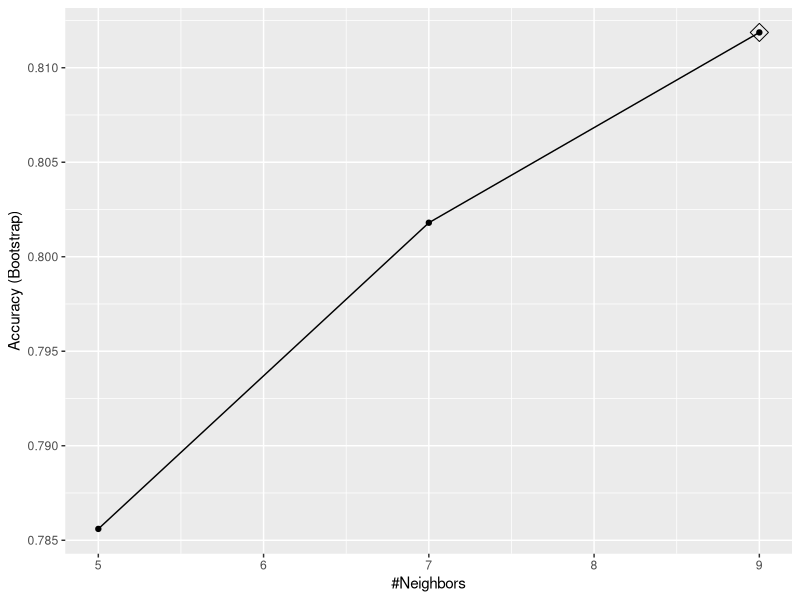
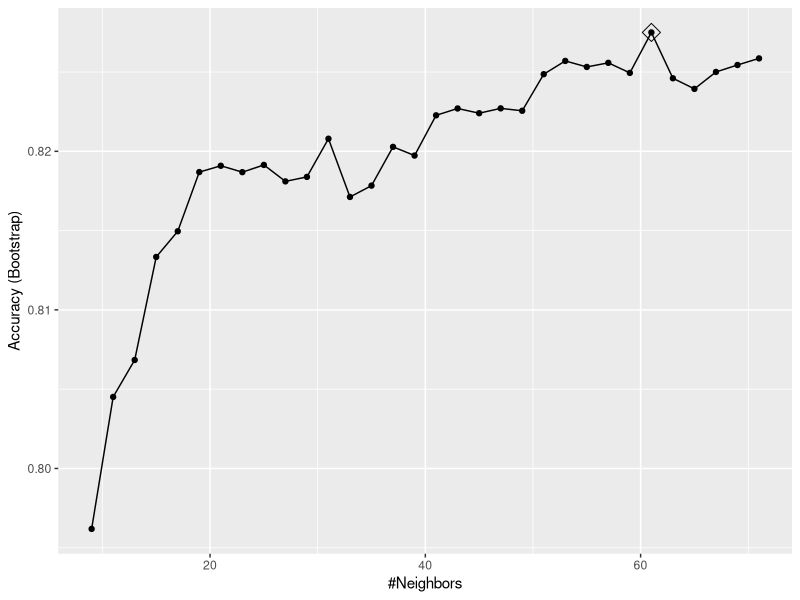
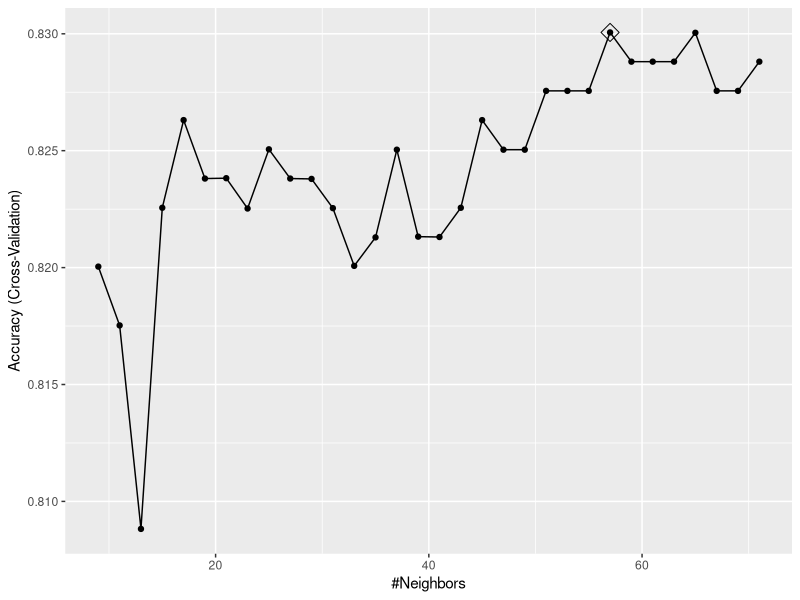
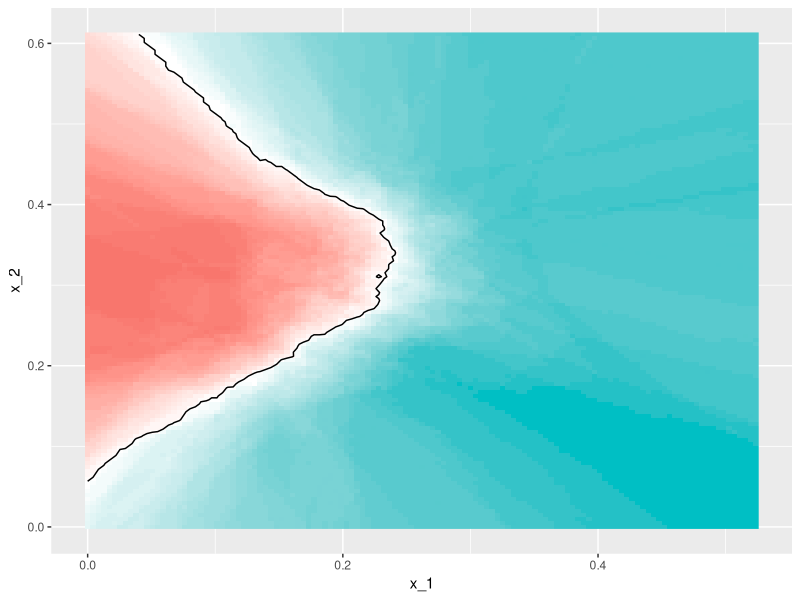
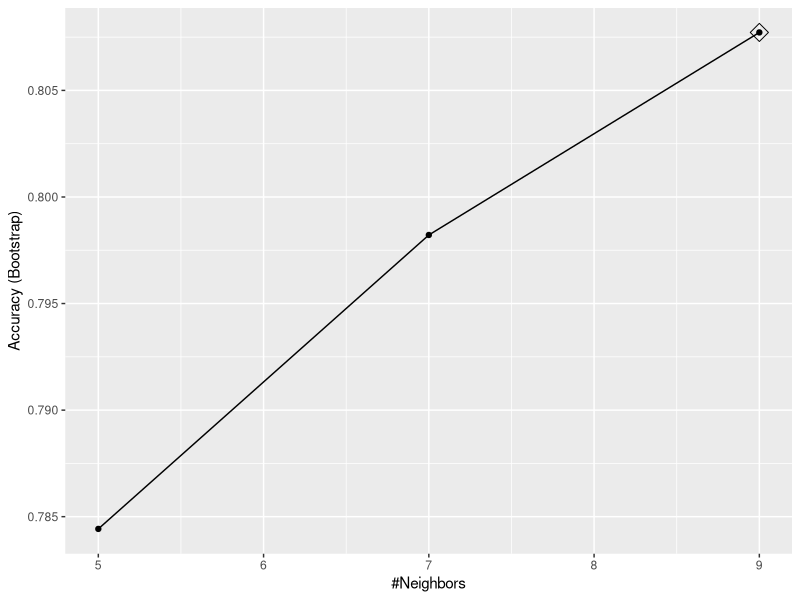
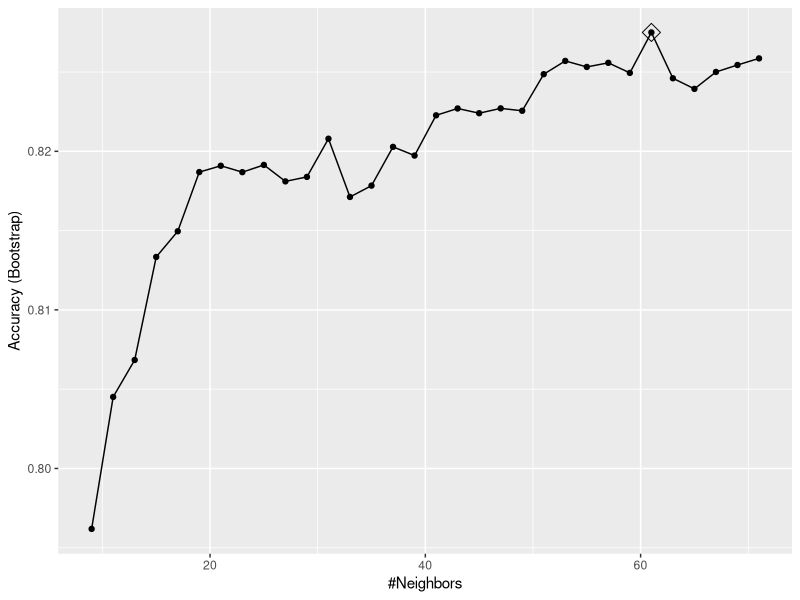
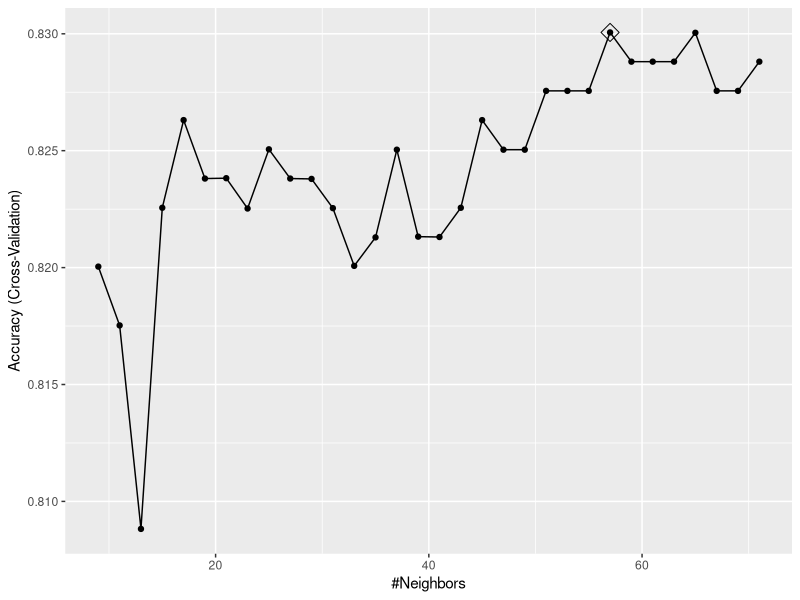
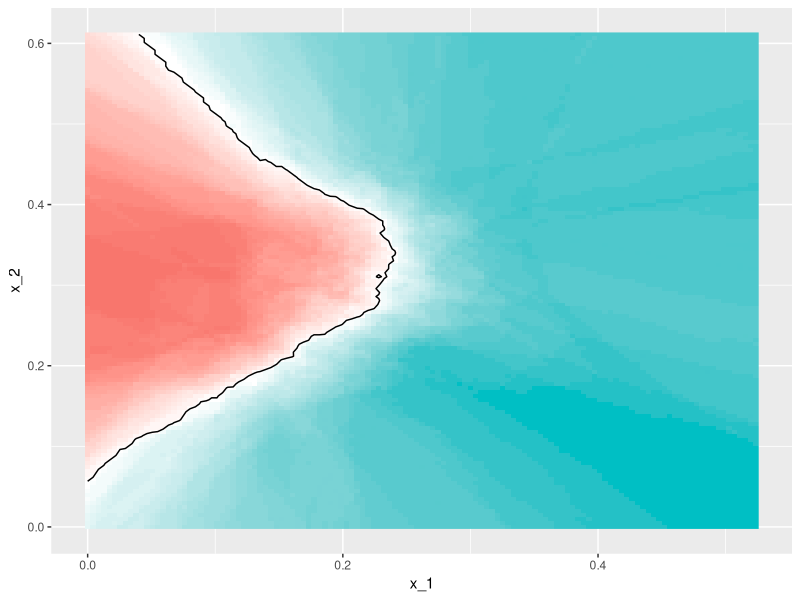

Write the R code that produced these figures, in order. (Note: this script raises an error after producing the figures.)
## Section 5.1 - The Caret Package

# Caret Package -----------------------------------------------------------

# We have already learned about regression and k-nearest neighbors as machine learning
# algorithms. In the provided reading materials, you can learn several other algorithms.
# Many of these algorithms are implemented in R. However, they are distributed via different
# packages developed by different authors and often use different syntax. The caret package
# helps provide a uniform interface and standardized syntax for the many different machine
# learning packages in R. Note that caret does not automatically install the packages needed. The
# required packages for each method are described in the package manual.

# Here, we provide some simple examples showing how we use this incredibly helpful package. We will
# use the 2 or 7 example to illustrate. We load the data like this:
library(tidyverse)
library(dslabs)
data("mnist_27")

# The caret train() function lets us train different algorithms using simple syntax. For example,
# we're going to fit two algorithms typing the following:
library(caret)
train_glm <- train(y ~ ., method = "glm", data = mnist_27$train)
train_knn <- train(y ~ ., method = "knn", data = mnist_27$train)

# To make predictions, we can use the output of this function directly without needing to look at
# the specifics of the specific packages that implement these algorithms. Instead, we can learn
# how to obtain predictions using predict.train. The code looks the same for both methods:
y_hat_glm <- predict(train_glm, mnist_27$test, type = "raw")
y_hat_knn <- predict(train_knn, mnist_27$test, type = "raw")

# This permits us to quickly compare the algorithms. For example, we can compare the accuracy:
confusionMatrix(y_hat_glm, mnist_27$test$y)$overall[["Accuracy"]]
confusionMatrix(y_hat_knn, mnist_27$test$y)$overall[["Accuracy"]]

# When an algorithm includes a tuning parameter, train() automatically uses cross-validation
# to decide among a few default values that it tries. To find out what parameter or parameters
# are optimized, you can read the manual or study the output of the the getModelInfo() and
# modelLookup() functions:
getModelInfo("knn")
modelLookup("knn")

# If you run it with default values, you can quickly see the result of the cross-validation using
# the ggplot() function.
ggplot(train_knn, highlight = TRUE)
  # the argument 'highlight' highlights the max

# By default, the cross-validation is performed taking 25 bootstrap samples comprised of 25% of
# the observations. For the kNN method, the default is to try the parameters k = 5, 7, and 9. We
# can change this using the tune grid parameter in the train() function to select a grid of values to
# be compared.

# The grid of values must be supplied by a data frame with the parameter names as specified in the
# modelLookup() output. Here, we present an example where we try out 30 values between 9 and 67. To
# do this with caret, we need to define a column named k:
data.frame(k = seq(9, 67, 2))
  # NOTE that when running this code, we're fitting 30 versions of kNN to 25 bootstrap samples.
  # Since we're filling 30*25, or 750, kNN models, running the following code (which implements all
  # this) will take several seconds.
set.seed(2008)
train_knn <- train(y ~ ., method = "knn",
                   data = mnist_27$train,
                   tuneGrid = data.frame(k = seq(9, 71, 2)))
ggplot(train_knn, highlight = TRUE)

# The ggplot() function shows us the accuracy for all the parameters we tried. To access the parameter
# that maximizes the accuracy, you can access it using the bestTune component of the output of the
# train() function:
train_knn$bestTune
# and the best performing model like this:
train_knn$finalModel

# The function predict() will use this best performing model. Here is the accuracy for the best
# model when applied to the test set, which we have not used at all yet because the cross-validation
# was done on the training set.
confusionMatrix(predict(train_knn, mnist_27$test, type = "raw"),
                mnist_27$test$y)$overall["Accuracy"]

# If we want to change how we perform cross-validation, we can use the trControl parameter and the
# trainControl() function. We can make the code we just saw a bit faster by using, for example,
# 10-fold cross-validation. This means we have 10 samples using 10% of the observations each.
control <- trainControl(method = "cv", number = 10, p = .9)
train_knn_cv <- train(y ~ ., method = "knn",
                      data = mnist_27$train,
                      tuneGrid = data.frame(k = seq(9, 71, 2)),
                      trControl = control)
ggplot(train_knn_cv, highlight = TRUE)
  # We notice that the accuracy estimates are more variable, which is expected since we changed
  # the number of samples used to estimate accuracy. NOTE that the results component of the 
  # train output includes several summary statistics related to the variability of the cross-
  # validation estimate.
names(train_knn_cv$results)

# Now, let's look at the best fitting kNN model.
plot_cond_prob <- function(p_hat=NULL){
  tmp <- mnist_27$true_p
  if(!is.null(p_hat)){
    tmp <- mutate(tmp, p=p_hat)
  }
  tmp %>% ggplot(aes(x_1, x_2, z=p, fill=p)) +
    geom_raster(show.legend = FALSE) +
    scale_fill_gradientn(colors=c("#F8766D","white","#00BFC4")) +
    stat_contour(breaks=c(0.5),color="black")
}

plot_cond_prob(predict(train_knn, mnist_27$true_p, type = "prob")[,2])

# The best fitting kNN model approximates the true conditional probability. However, we do see
# that the boundary is somewhat wiggly. This is because kNN, like the basic bin smoother, does
# not use a kernel. To improve this, we could use another algorithm called loess.

# Note that not all parameters in machine learning algorithms are tuned. We use the
# train() function to only optimize parameters that are tunable.

# ..Code..
library(tidyverse)
library(dslabs)
data("mnist_27")

library(caret)
train_glm <- train(y ~ ., method = "glm", data = mnist_27$train)
train_knn <- train(y ~ ., method = "knn", data = mnist_27$train)

y_hat_glm <- predict(train_glm, mnist_27$test, type = "raw")
y_hat_knn <- predict(train_knn, mnist_27$test, type = "raw")

confusionMatrix(y_hat_glm, mnist_27$test$y)$overall[["Accuracy"]]
confusionMatrix(y_hat_knn, mnist_27$test$y)$overall[["Accuracy"]]

getModelInfo("knn")
modelLookup("knn")

ggplot(train_knn, highlight = TRUE)

data.frame(k = seq(9, 67, 2))

set.seed(2008)
train_knn <- train(y ~ ., method = "knn",
                   data = mnist_27$train,
                   tuneGrid = data.frame(k = seq(9, 71, 2)))

ggplot(train_knn, highlight = TRUE)

train_knn$bestTune
train_knn$finalModel

confusionMatrix(predict(train_knn, mnist_27$test, type = "raw"),
                mnist_27$test$y)$overall["Accuracy"]

control <- trainControl(method = "cv", number = 10, p = .9)
train_knn_cv <- train(y ~ ., method = "knn",
                      data = mnist_27$train,
                      tuneGrid = data.frame(k = seq(9, 71, 2)),
                      trControl = control)
ggplot(train_knn_cv, highlight = TRUE)

names(train_knn_cv$results)

plot_cond_prob <- function(p_hat=NULL){
  tmp <- mnist_27$true_p
  if(!is.null(p_hat)){
    tmp <- mutate(tmp, p=p_hat)
  }
  tmp %>% ggplot(aes(x_1, x_2, z=p, fill=p)) +
    geom_raster(show.legend = FALSE) +
    scale_fill_gradientn(colors=c("#F8766D","white","#00BFC4")) +
    stat_contour(breaks=c(0.5),color="black")
}

plot_cond_prob(predict(train_knn, mnist_27$true_p, type = "prob")[,2])

# Fitting with Loess ------------------------------------------------------

# By reading through the available models part of the manual, we see that we can use
# the gamLoess method. In this manual, we also see that we need to install the gam package
# if we have not done so already.
install.packages("gam")

# The "gam" package allows us to fit a model using the gamLoess method in caret. Then we
# see that we have two parameters to optimize. 
modelLookup("gamLoess")

# We will stick to a degree of one to keep it simple. But to try out different values of the
# span, we'll have to include a column in the table with the name degree so we can do this. So
# we'll define a grid like this:
grid <- expand.grid(span = seq(0.15, 0.65, len = 10), degree = 1)

# We will use the default cross-validation control parameters.
train_loess <- train(y ~ ., 
                     method = "gamLoess",
                     tuneGrid=grid,
                     data = mnist_27$train)
ggplot(train_loess, highlight = TRUE)

# We can see that this method performs similar to kNN. And we get very similar accuracy.
confusionMatrix(data = predict(train_loess, mnist_27$test), 
                reference = mnist_27$test$y)$overall["Accuracy"]

# This method also produces a smoother estimate of the conditional probability than kNN.
p1 <- plot_cond_prob(predict(train_loess, mnist_27$true_p, type = "prob")[,2])
p1


# ..Code..
install.packages("gam")
modelLookup("gamLoess")

grid <- expand.grid(span = seq(0.15, 0.65, len = 10), degree = 1)

train_loess <- train(y ~ ., 
                     method = "gamLoess",
                     tuneGrid=grid,
                     data = mnist_27$train)
ggplot(train_loess, highlight = TRUE)

confusionMatrix(data = predict(train_loess, mnist_27$test), 
                reference = mnist_27$test$y)$overall["Accuracy"]

p1 <- plot_cond_prob(predict(train_loess, mnist_27$true_p, type = "prob")[,2])
p1

# Trees and Random Forests ------------------------------------------------

# While we have explored machine learning algorithms such as kNN and Loess in the course thus
# far, tree-based methods such as classification and regression trees (CART) and random
# forest are other commonly-used machine learning methods you may encounter. Here, we
# present key points to introduce these methods along with a comprehension check to assess
# understanding of these methods.

# Some methods, such as LDA and QDA, are not meant to be used with many predictors p because
# the number of parameters needed to be estimated becomes too large.

# Curse of dimensionality: For kernel methods such as kNN or local regression, when they
# have multiple predictors used,  the span/neighborhood/window made to include a given
# percentage of the data become large. With larger neighborhoods, our methods lose flexibility.
# The dimension here refers to the fact that when we have p predictors, the distance between
# two observations is computed in p-dimensional space.

# A tree is basically a flow chart of yes or no questions. The general idea of the methods we
# are describing is to define an algorithm that uses data to create these trees with
# predictions at the ends, referred to as nodes.

# When the outcome is continuous, we call the decision tree a regression tree.

# When the outcome is categorical, we call the decision tree a classification tree.

# Decision trees operate by predicting an outcome variable Y by partitioning the predictors.

# The general idea here is to build a decision tree and, at end of each node, obtain a
# predictor y_hat. Mathematically, we are partitioning the predictor space into J
# non-overlapping regions, R_1, R_2,..., R_J and then for any predictor x that falls
# within region R_j, estimate f(x) with the average of the training observations y_i
# for which the associated predictor x_i is also in R_j.

# Two common parameters used for partition decision are the complexity parameter (cp) and
# the minimum number of observations required in a partition before partitioning it further
# (minsplit in the rpart package). 

# Classification trees form predictions by calculating which class is the most common among
# the training set observations within the partition, rather than taking the average in
# each partition as with regression trees.

# Two of the more popular metrics to choose the partitions are the Gini index and entropy.

  # Gini(j) = the sum of k = 1 to K of p_hat_j,k (1 - p_hat_j,k)

  # entropy(j) = negative, the sum of k = 1 to K of p_hat_j,k log(p_hat_j,k), with 0

# We can use the geom_step() function in ggplot to visualize the fit of our model when using
# only a single predictor. We can use the functions plot() and text() to display the
# decision process used by our tree whether including one or many predictors.

# Pros: Decision trees are highly interpretable and easy to visualize. They can model human
# decision processes and don’t require use of dummy predictors for categorical variables.

# Cons: The approach via recursive partitioning can easily over-train and is therefore a
# bit harder to train than kNN. Furthermore, in terms of accuracy, it is rarely the best
# performing method since it is not very flexible and is highly unstable to changes in
# training data. 

# Random forests are a very popular machine learning approach that addresses the
# shortcomings of decision trees. The goal is to improve prediction performance and reduce
# instability by averaging multiple decision trees (a forest of trees constructed with
# randomness).

# The general idea of random forests is to generate many predictors, each using regression
# or classification trees, and then forming a final prediction based on the average
# prediction of all these trees. To assure that the individual trees are not the same,
# we use the bootstrap to induce randomness. 

# A disadvantage of random forests is that we lose interpretability.

# An approach that helps with interpretability is to examine variable importance. To define
# variable importance we count how often a predictor is used in the individual trees. The
# caret package includes the function varImp that extracts variable importance from any
# model in which the calculation is implemented.

# ..Code..
# Load tidyverse
library(tidyverse)

# load package for decision tree
library(rpart)

# load the dslabs package
library(dslabs)

# fit a decision tree using the polls_2008 dataset, 
# which contains only one predictor (day)
# and the outcome (margin)
fit <- rpart(margin ~ ., data = polls_2008)

# display the decision tree
plot(fit, margin = 0.1)
text(fit, cex = 0.75)

# examine the fit from the decision tree model
polls_2008 %>%  
  mutate(y_hat = predict(fit)) %>% 
  ggplot() +
  geom_point(aes(day, margin)) +
  geom_step(aes(day, y_hat), col="red")

# fit a decision tree on the mnist data using cross validation
train_rpart <- train(y ~ .,
                     method = "rpart",
                     tuneGrid = data.frame(cp = seq(0.0, 0.1, len = 25)),
                     data = mnist_27$train)
# and plot it
plot(train_rpart)

# compute accuracy
confusionMatrix(predict(train_rpart, mnist_27$test), mnist_27$test$y)$overall["Accuracy"]

# view the final decision tree
plot(train_rpart$finalModel, margin = 0.1) # plot tree structure
text(train_rpart$finalModel) # add text labels

# load library for random forest
library(randomForest)
train_rf <- randomForest(y ~ ., data=mnist_27$train)
confusionMatrix(predict(train_rf, mnist_27$test), mnist_27$test$y)$overall["Accuracy"]

# use cross validation to choose parameter
train_rf_2 <- train(y ~ .,
                    method = "Rborist",
                    tuneGrid = data.frame(predFixed = 2, minNode = c(3, 50)),
                    data = mnist_27$train)
confusionMatrix(predict(train_rf_2, mnist_27$test), mnist_27$test$y)$overall["Accuracy"]
